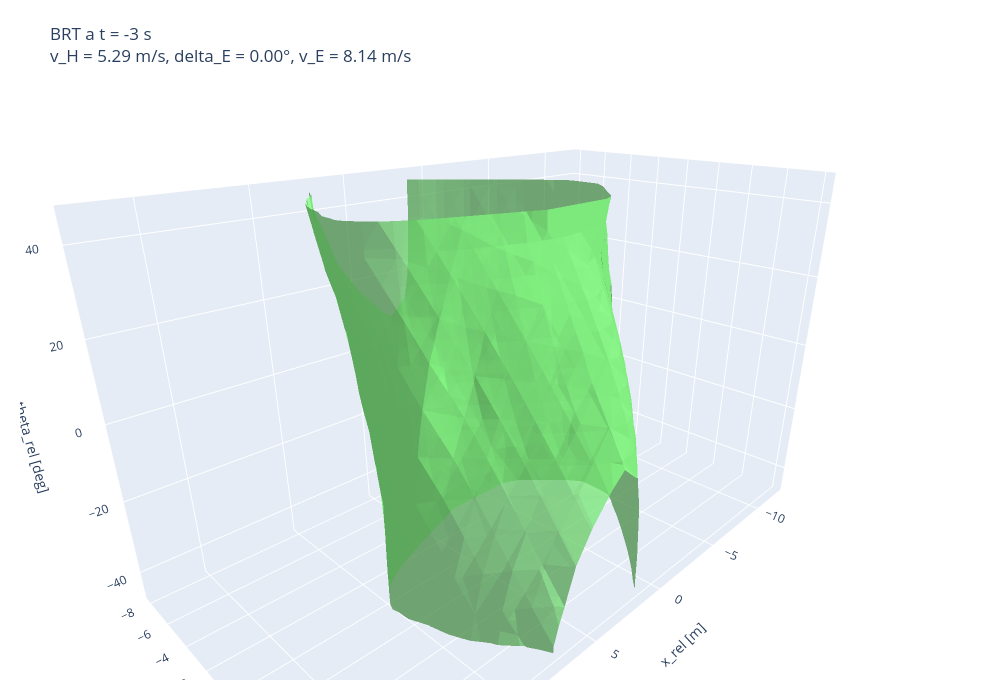

The code cell stored with this chart in its notebook:
### Markdown cell above
## 5. Visualizzazione 3D del BRT

Sono fissati `v_H`, `delta_E` e `v_E`.

### Code cell
x_rel = coordinate_vectors[0]
y_rel = coordinate_vectors[1]
theta_rel = coordinate_vectors[2]

# BRT a t = -3 s, fissando v_H, delta_E e v_E.
brt_3d = BRT[
    :,
    :,
    :,
    i_v_H,
    i_delta_E,
    i_v_E,
]

# Coordinate della griglia tridimensionale.
# theta_rel viene convertito in gradi soltanto per la visualizzazione.
X, Y, THETA_DEG = np.meshgrid(
    x_rel,
    y_rel,
    np.rad2deg(theta_rel),
    indexing="ij",
)

figure_3d = go.Figure(
    data=go.Isosurface(
        x=X.ravel(),
        y=Y.ravel(),
        z=THETA_DEG.ravel(),
        value=brt_3d.ravel(),

        # Superficie che delimita il BRT:
        # BRT(x) = 0.
        isomin=0.0,
        isomax=0.0,
        surface_count=1,

        colorscale="Jet",
        opacity=0.75,
        showscale=False,

        caps={
            "x_show": False,
            "y_show": False,
            "z_show": False,
        },

        lighting={
            "ambient": 0.55,
            "diffuse": 0.85,
            "specular": 0.25,
            "roughness": 0.45,
        },
    )
)

figure_3d.update_layout(
    title=(
        "BRT a t = -3 s"
        f"<br>v_H = {v_H_selected:.2f} m/s, "
        f"delta_E = {np.rad2deg(delta_E_selected):.2f}°, "
        f"v_E = {v_E_selected:.2f} m/s"
    ),
    width=1000,
    height=700,
    scene={
        "xaxis_title": "x_rel [m]",
        "yaxis_title": "y_rel [m]",
        "zaxis_title": "theta_rel [deg]",
        "aspectmode": "manual",
        "aspectratio": {
            "x": 2.0,
            "y": 1.1,
            "z": 1.2,
        },
        "camera": {
            "eye": {
                "x": 1.5,
                "y": 1.5,
                "z": 0.9,
            }
        },
    },
    margin={
        "l": 20,
        "r": 20,
        "b": 20,
        "t": 80,
    },
)

figure_3d.show()

### Figure 1 — Plotly figure (JSON) as saved in the notebook; plotly's stock layout.template omitted (floating-point values rounded to 4 significant figures; data arrays with more than 128 entries replaced by an {"elided": "..."} marker saying what was removed)
{"data": [{"caps": {"x": {"show": false}, "y": {"show": false}, "z": {"show": false}}, "colorscale": [[0, "rgb(0,0,131)"], [0.2, "rgb(0,60,170)"], [0.4, "rgb(5,255,255)"], [0.6, "rgb(255,255,0)"], [0.8, "rgb(250,0,0)"], [1, "rgb(128,0,0)"]], "isomax": 0, "isomin": 0, "lighting": {"ambient": 0.55, "diffuse": 0.85, "roughness": 0.45, "specular": 0.25}, "opacity": 0.75, "showscale": false, "surface": {"count": 1}, "type": "isosurface", "value": {"elided": "7650 float values"}, "x": {"elided": "7650 float values"}, "y": {"elided": "7650 float values"}, "z": {"elided": "7650 float values"}}], "layout": {"height": 700, "margin": {"b": 20, "l": 20, "r": 20, "t": 80}, "scene": {"aspectmode": "manual", "aspectratio": {"x": 2, "y": 1.1, "z": 1.2}, "camera": {"eye": {"x": 1.5, "y": 1.5, "z": 0.9}}, "xaxis": {"title": {"text": "x_rel [m]"}}, "yaxis": {"title": {"text": "y_rel [m]"}}, "zaxis": {"title": {"text": "theta_rel [deg]"}}}, "title": {"text": "BRT a t = -3 s<br>v_H = 5.29 m/s, delta_E = 0.00°, v_E = 8.14 m/s"}, "width": 1000}}
